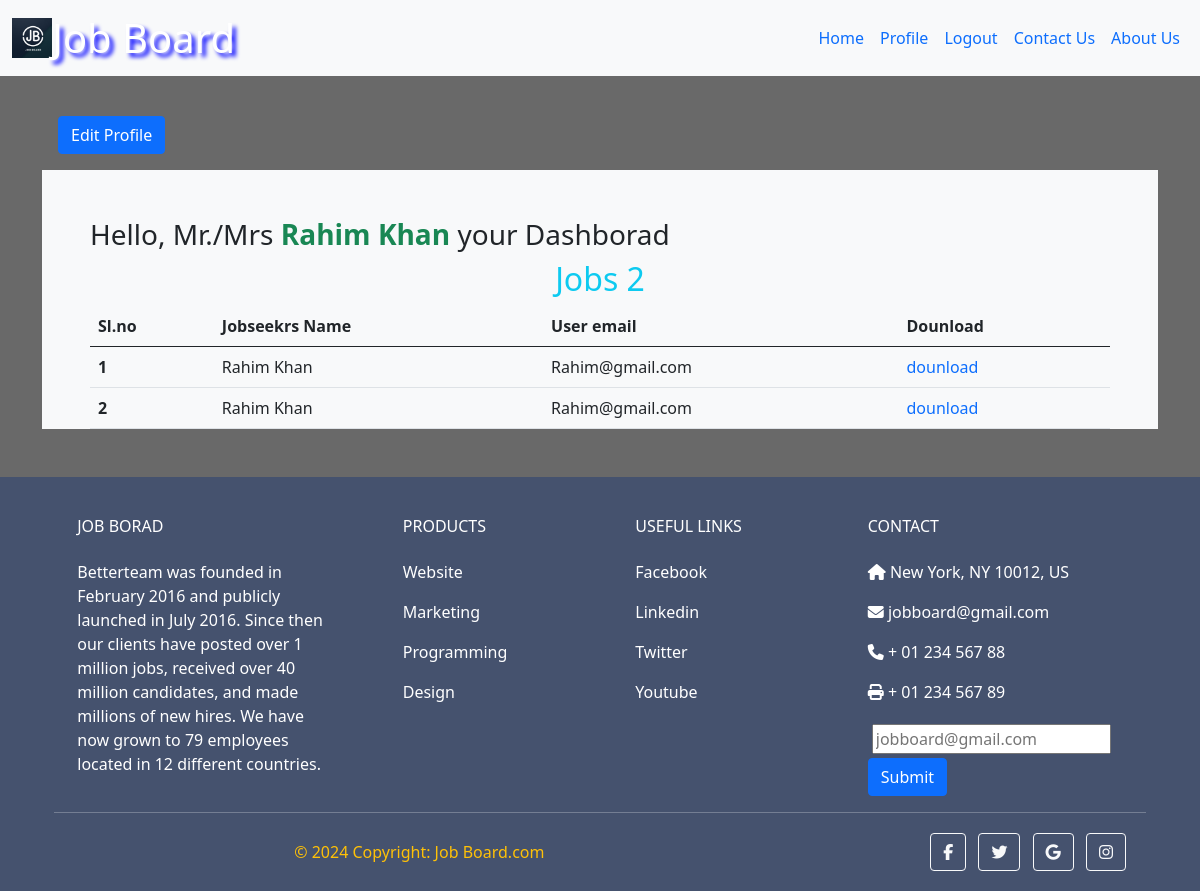
/auth/profile/ (signed in), run on an earlier commit of the app's database.
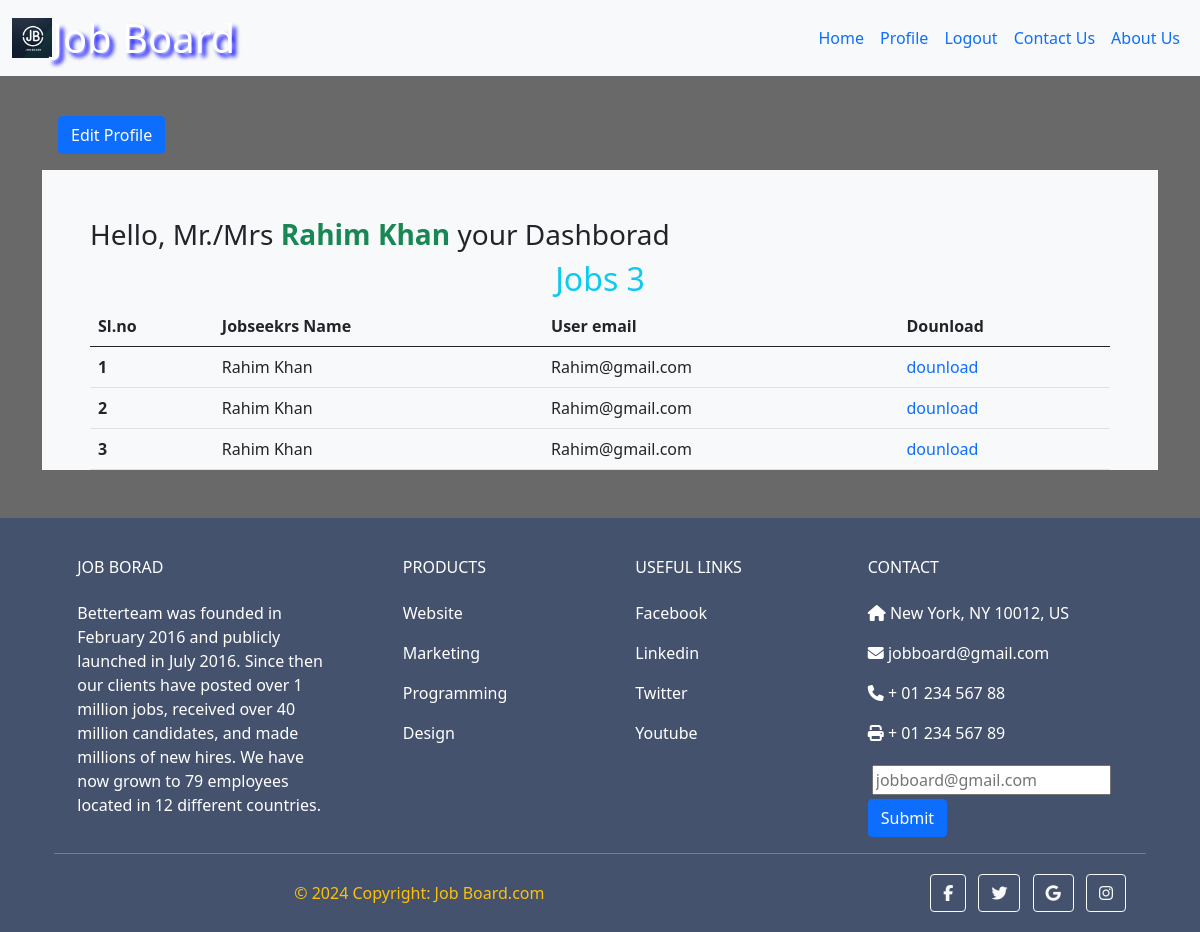
And on a later commit of the database.
### job_app/models.py (models this page shows, shortened)
class Job_seeker(models.Model):
    Cv=models.ImageField(upload_to='cv', blank=True, null=True)
    employee=models.ForeignKey(EmployeeModel,on_delete= models.CASCADE)
    user=models.ForeignKey(User,on_delete= models.CASCADE)

### auth_app/views.py (the view)
# urls.py: path('profile/', UserProfileView.as_view(), name = 'profile'),
@method_decorator(login_required, name='dispatch')
class UserProfileView(View):
    def get(self,request):
        jobs = Job_seeker.objects.filter(user=request.user)
        employees = Job_seeker.objects.all()
        return render(request, 'auth_app/profile.html', {'jobs':jobs,'employees':employees})

### auth_app/templates/auth_app/profile.html (shortened to what this page needs)
{% extends "base.html" %}
{% block content %}
<div class="container ">
  <div class="m-3">
    <a href="{% url 'edit_profile' request.user.id %}">
      <button class="btn btn-primary mt-4">Edit Profile</button>
    </a>
  </div>
  <div class="bg-light px-5 pt-5">
    <h3 class="text-start">Hello, Mr./Mrs <strong class="text-success">{{request.user.first_name}}
        {{request.user.last_name}}</strong> your Dashborad</h3>
    {% if not request.user.is_superuser%}
    {% if jobs|length > 0 %}
    <table class="table table-hover p-3 mb-5 mr-5">
      <thead>
        <tr>
          <th scope="col">Sl.no</th>
          <th scope="col">Jobseekrs Name</th>
          <th scope="col">User email</th>
          <th scope="col">Dounload</th>
        </tr>
      </thead>
      <tbody>
        <h2 class="text-center text-info ">Jobs {{jobs|length}}</h2>
        {% for job in jobs %}
        <tr>
          <th scope="row">{{ forloop.counter }}</th>
          <td>{{job.user.first_name}} {{job.user.last_name}}</td>
          <td>{{job.user.email}}</td>
          <td>
            <a class="text-decoration-none" href="{{ job.Cv.url }}" download>
              dounload
            </a>
          </td>
        </tr>
        {% endfor %}
      </tbody>
    </table>
    {% else %}
    <p class="text-danger">You haven't Apply any Job-seekes yet.</p>
    {% endif %}
    {% endif %}
  </div>
</div>
{% endblock content %}

### templates/base.html (shortened to what this page needs)
<!DOCTYPE html>
{% load static %}
<html lang="en">
  <head>
    <link
      href="https://cdn.jsdelivr.net/npm/bootstrap@5.0.2/dist/css/bootstrap.min.css"
      rel="stylesheet"
    />
    <link rel="stylesheet" href="{% static "css/style.css" %}">
  </head>
  <body>
    <nav class="navbar navbar-expand-lg navbar-light bg-light">
      <div class="container-fluid">
        <img src="{% static 'images/nav-logo.jpeg' %}" alt="image" style='height: 40px';>
        <a style='text-shadow:4px 4px 4px blue; font-size:40px;color:white; text-decoration: none; ' href="{% url "home" %}">Job Board</a>
        <div class="collapse navbar-collapse" id="navbarSupportedContent">
          <ul class="navbar-nav ms-auto mb-2 mb-lg-0">
            <li class="nav-item">
              <a class="nav-link text-primary " href="{% url "home" %}">Home</a>
          </li>
              {%  if request.user.is_authenticated  %}
            <li class="nav-item">
                <a class="nav-link text-primary" href="{% url "profile" %}">Profile</a>
            </li>
            <li class="nav-item">
              <a class="nav-link text-primary" href="{% url "user_logout" %}">Logout</a>
            </li>
            {% endif %}
            <li class="nav-item">
              <a class="nav-link text-primary" href="{% url "contact" %}">Contact Us</a>
          </li>
            <li class="nav-item">
              <a class="nav-link text-primary" href="{% url "about" %}">About Us</a>
          </li>
          </ul>
        </div>
      </div>
    </nav>
      {%  block content %}{% endblock content %}
{% include "footer.html" %}
  </body>
</html>

### templates/footer.html (shortened to what this page needs)
<footer class="text-center text-lg-start text-white" style="background-color: #45526e">
    <div class="container p-4 pb-0">
        <section class="">
            <div class="row">
                <div class="col-md-3 col-lg-3 col-xl-3 mx-auto mt-3">
                    <h6 class="text-uppercase mb-4 font-weight-bold">
                        Job Borad
                    </h6>
                    <p>
                        Betterteam was founded in February 2016 and publicly launched in July 2016. Since then our
                        clients have posted over 1 million jobs, received over 40 million candidates, and made millions
                        of new hires.
                        We have now grown to 79 employees located in 12 different countries.
                    </p>
                </div>
                <div class="col-md-2 col-lg-2 col-xl-2 mx-auto mt-3">
                    <h6 class="text-uppercase mb-4 font-weight-bold">Products</h6>
                    <p>
                        <a class="text-white text-decoration-none">Website</a>
                    </p>
                    <p>
                        <a class="text-white text-decoration-none">Marketing</a>
                    </p>
                    <p>
                        <a class="text-white text-decoration-none">Programming</a>
                    </p>
                    <p>
                        <a class="text-white text-decoration-none">Design</a>
                    </p>
                </div>
                <div class="col-md-3 col-lg-2 col-xl-2 mx-auto mt-3">
                    <h6 class="text-uppercase mb-4 font-weight-bold">
                        Useful links
                    </h6>
                    <p>
                        <a class="text-white text-decoration-none">Facebook</a>
                    </p>
                    <p>
                        <a class="text-white text-decoration-none">Linkedin</a>
                    </p>
                    <p>
                        <a class="text-white text-decoration-none">Twitter</a>
                    </p>
                    <p>
                        <a class="text-white text-decoration-none">Youtube</a>
                    </p>
                </div>
                <div class="col-md-4 col-lg-3 col-xl-3 mx-auto mt-3">
                    <h6 class="text-uppercase mb-4 font-weight-bold">Contact</h6>
                    <p><i class="fas fa-home mr-3"></i> New York, NY 10012, US</p>
                    <p><i class="fas fa-envelope mr-3"></i> jobboard@gmail.com</p>
                    <p><i class="fas fa-phone mr-3"></i> + 01 234 567 88</p>
                    <p><i class="fas fa-print mr-3"></i> + 01 234 567 89</p>
                    <input class='m-1' type="email" name="email" id="email" placeholder="jobboard@gmail.com">
                    <input class="btn btn-primary" type="submit" value="Submit">
                </div>
            </div>
        </section>
        <hr class="my-3">
        <section class="p-3 pt-0">
            <div class="row d-flex align-items-center">
                <div class="col-md-7 col-lg-8 text-center text-md-start">
                    <div class=" text-center text-warning">
                        © 2024 Copyright:
                        <a class="text-warning text-decoration-none" href="https://mdbootstrap.com/">Job Board.com</a>
                    </div>
                </div>
                <div class="col-md-5 col-lg-4 ml-lg-0 text-center text-md-end">
                    <a class="btn btn-outline-light btn-floating m-1" class="text-white" role="button"><i
                            class="fab fa-facebook-f"></i></a>
                    <a class="btn btn-outline-light btn-floating m-1" class="text-white" role="button"><i
                            class="fab fa-twitter"></i></a>
                    <a class="btn btn-outline-light btn-floating m-1" class="text-white" role="button"><i
                            class="fab fa-google"></i></a>
                    <a class="btn btn-outline-light btn-floating m-1" class="text-white" role="button"><i
                            class="fab fa-instagram"></i></a>
                </div>
            </div>
        </section>
    </div>
</footer>

### static/css/style.css (style rules this page uses)
body { background-color:dimgrey; }

What changed in the data, as far as the page shows it:
added Job_seeker: user.first_name "Rahim", user.last_name "Khan", user.email "Rahim@gmail.com"
Also different on the page:
{{ jobs|length }}: "2" → "3"
